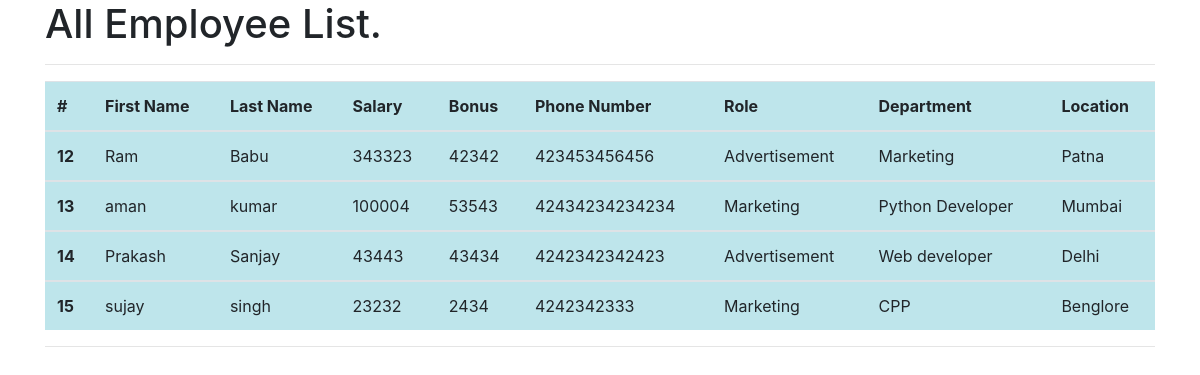
The app's page /all_emp with its own data.
### emp_app/models.py (models this page shows, shortened)
class Employee(models.Model):
    first_name = models.CharField(max_length = 30, null= False)
    last_name = models.CharField(max_length = 30)
    dept = models.ForeignKey(Department, on_delete= models.CASCADE)
    salary = models.IntegerField(default=0)
    bonus = models.IntegerField(default=0)
    role = models.ForeignKey(Role, on_delete= models.CASCADE)
    phone = models.IntegerField(default=0)

class Role(models.Model):
    name = models.CharField(max_length=100, null= False)

class Department(models.Model):
    name = models.CharField (max_length=100 , null= False)
    location = models.CharField(max_length=100, null= False)

### emp_app/views.py (the view)
# urls.py: path('all_emp', views.all_emp, name = 'all_emp'),
def all_emp (request):
    emps = Employee.objects.all() # views all the list of employee
    contex = {
        'emps' : emps
    }
    return render(request, 'all_emp.html', contex)

### emp_app/templates/all_emp.html (shortened to what this page needs)
<!DOCTYPE html>
<html lang="en">
<head>
    <link rel="stylesheet" href="https://cdn.jsdelivr.net/npm/bootstrap@4.0.0/dist/css/bootstrap.min.css">
</head>
<body>
    <div class="container">
        <h1>All Employee List.</h1>
        <hr>
        <table class="table table-info">
            <thead>
              <tr>
                <th scope="col">#</th>
                <th scope="col">First Name</th>
                <th scope="col">Last Name</th>
                <th scope="col">Salary</th>
                <th scope="col">Bonus</th>
                <th scope="col">Phone Number</th>
                <th scope="col">Role</th>
                <th scope="col">Department</th>
                <th scope="col">Location</th>
              </tr>
            </thead>
            {% for emp in emps%}
            <tbody>
              <tr>
                <th scope="row">{{emp.id}}</th>
                <td>{{emp.first_name}}</td>
                <td>{{emp.last_name}}</td>
                <td>{{emp.salary}}</td>
                <td>{{emp.bonus}}</td>
                <td>{{emp.phone}}</td>
                <td>{{emp.role.name}}</td>
                <td>{{emp.dept.name}}</td>
                <td>{{emp.dept.location}}</td>
              </tr>
            </tbody>
            {% endfor %}
          </table>
          <hr>
      </div>
</body>
</html>

### records on screen
Employee: id "12", first_name "Ram", last_name "Babu", salary "343323", bonus "42342", phone "423453456456", role.name "Advertisement", dept.name "Marketing", dept.location "Patna"
Employee: id "13", first_name "aman", last_name "kumar", salary "100004", bonus "53543", phone "42434234234234", role.name "Marketing", dept.name "Python Developer", dept.location "Mumbai"
Employee: id "14", first_name "Prakash", last_name "Sanjay", salary "43443", bonus "43434", phone "4242342342423", role.name "Advertisement", dept.name "Web developer", dept.location "Delhi"
Employee: id "15", first_name "sujay", last_name "singh", salary "23232", bonus "2434", phone "4242342333", role.name "Marketing", dept.name "CPP", dept.location "Benglore"
